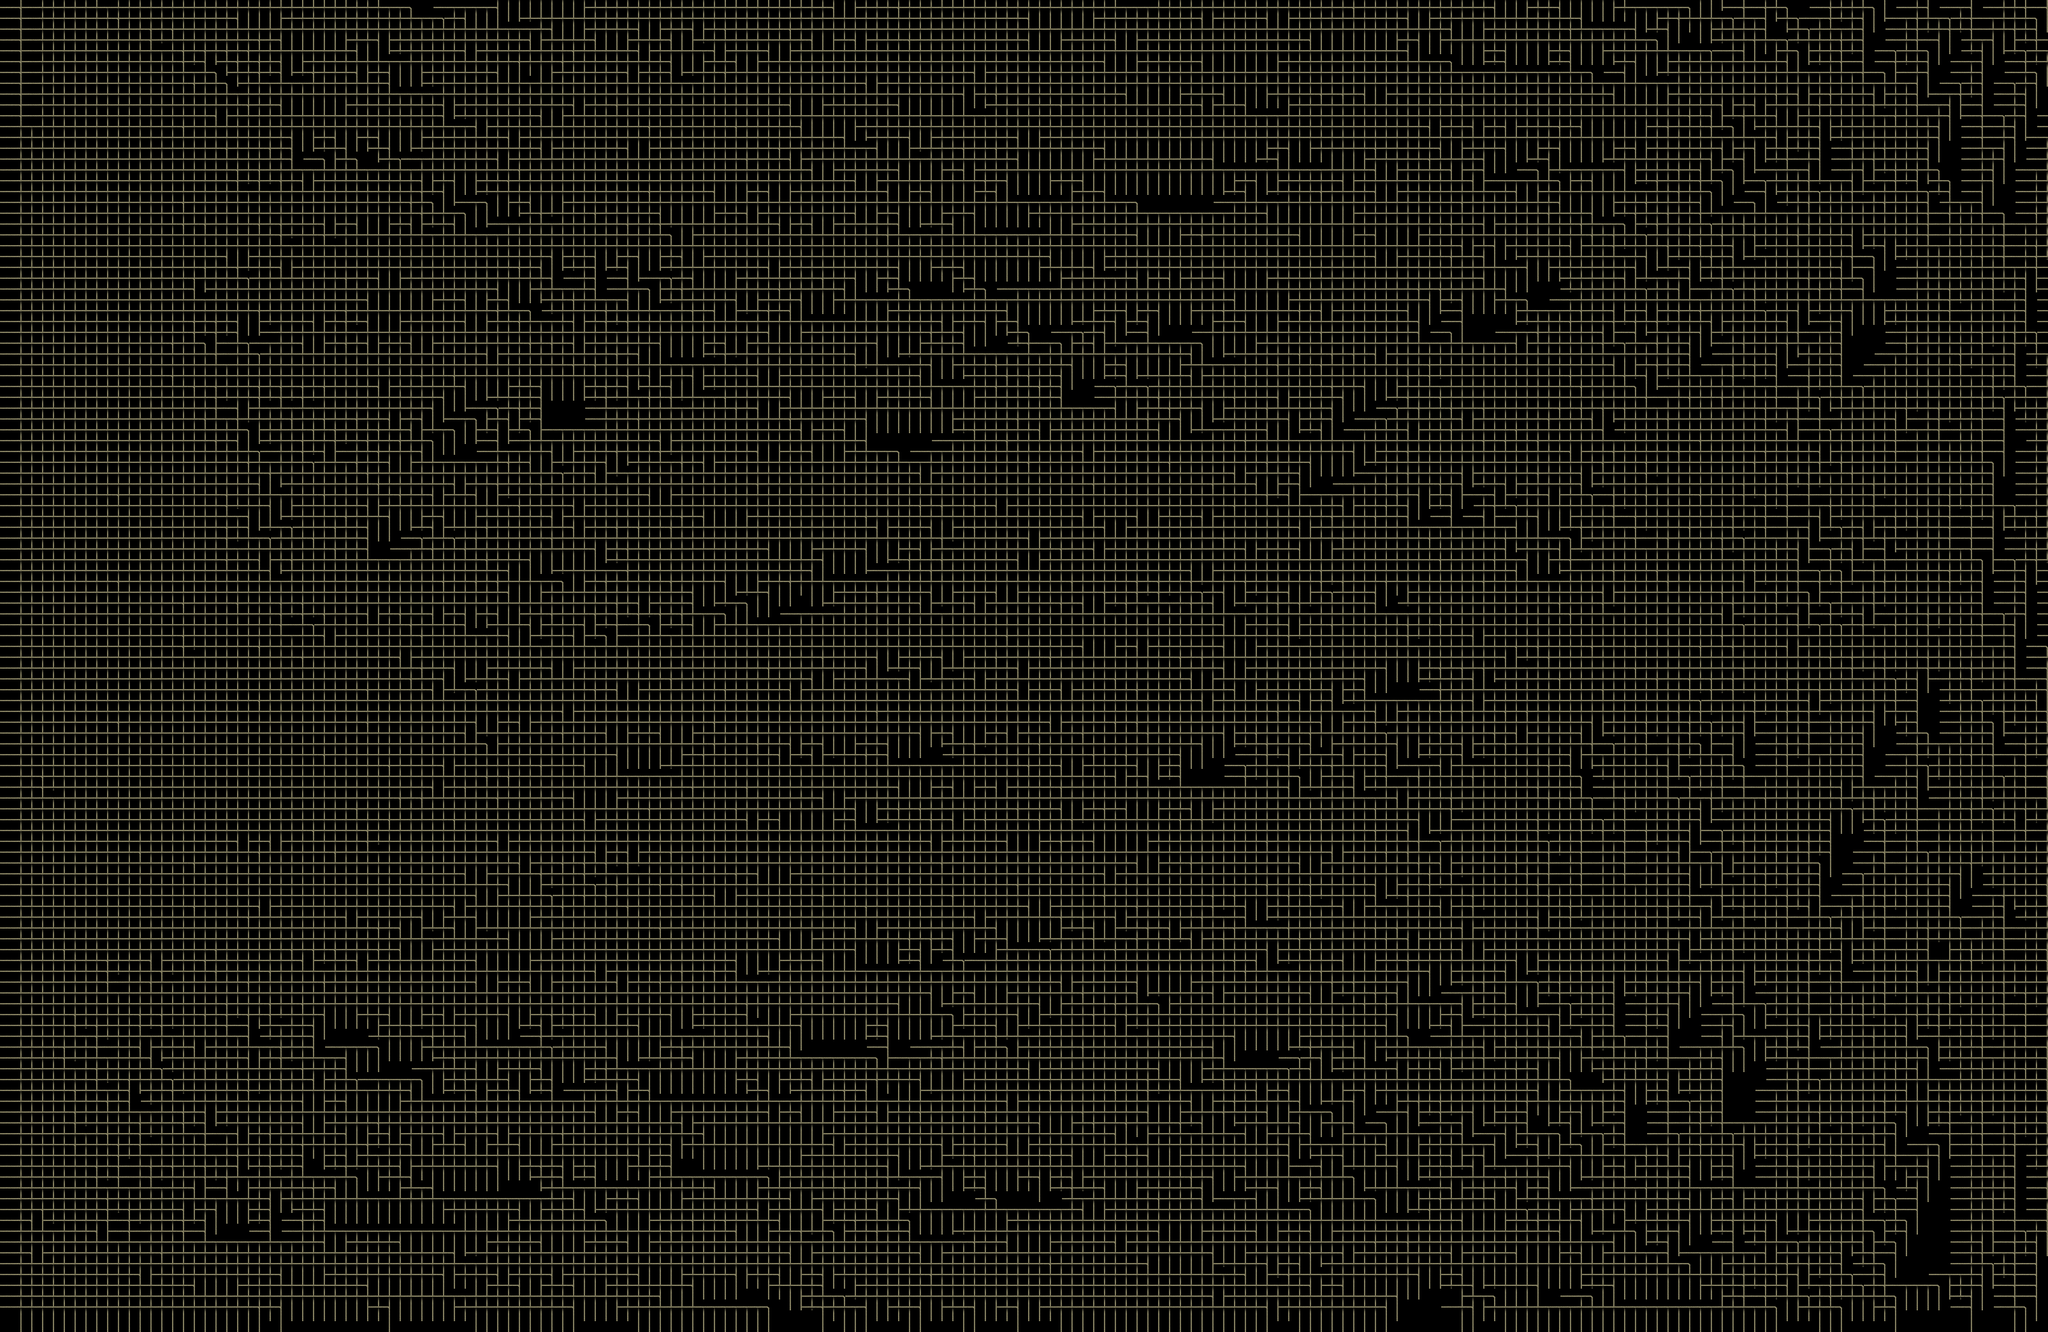

The image is a tile-based game level rendered from a .tmx file. Its description and source (layers, tilesets, objects; grid data summarised) follow:
An orthogonal 189x123 tile map with 16x16 px tiles, 1 tile layer (Tile Layer 1).

<map version="1.9" tiledversion="1.9.2" orientation="orthogonal" renderorder="right-down" width="189" height="123" tilewidth="16" tileheight="16" infinite="0" nextlayerid="2" nextobjectid="1">
 <tileset firstgid="1" name="Main" tilewidth="50" tileheight="50" tilecount="192" columns="16">
  <image source="horror_sidescroller_assets/tileset.png" width="800" height="600" />
 </tileset>
 <layer id="1" name="Tile Layer 1" width="189" height="123">
  <data>[23247 cells, 17439 non-empty, 1 distinct tile ids]</data>
 </layer>
</map>
